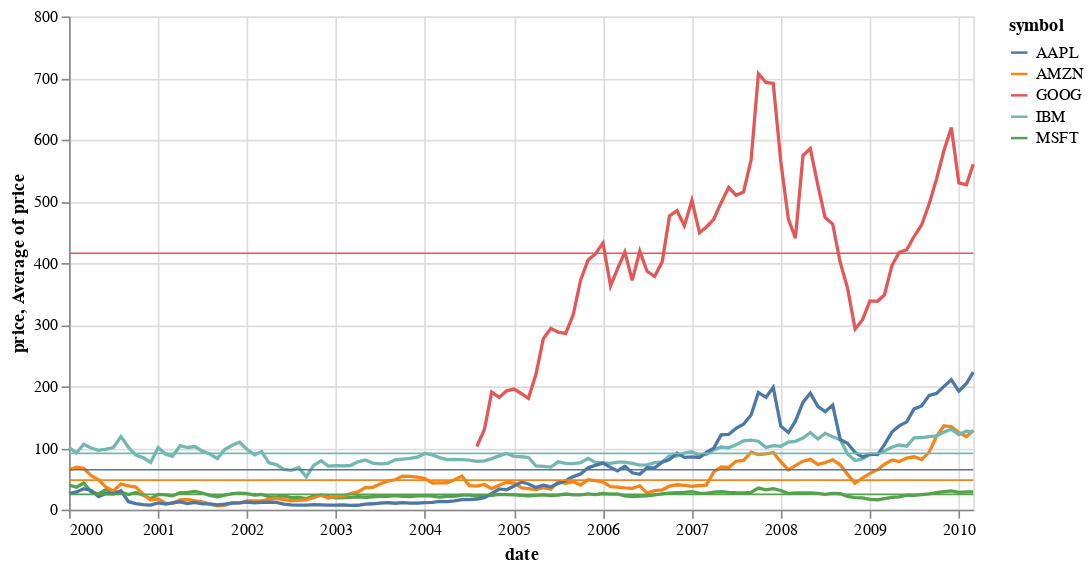

Notebook code cell kept with this figure:
### Code cell
source = data.stocks()

base = alt.Chart(source).properties(width=550)

line = base.mark_line().encode(
    x='date',
    y='price',
    color='symbol'
    
)

rule = base.mark_rule().encode(
    y='average(price)',
    color='symbol',
    size=alt.value(1)
)

line + rule

### Figure 1 — Vega-Lite specification as saved in the notebook (floating-point values rounded to 4 significant figures; data arrays with more than 128 entries replaced by an {"elided": "..."} marker saying what was removed)
{"config": {"view": {"continuousWidth": 400, "continuousHeight": 300}}, "layer": [{"mark": "line", "encoding": {"color": {"type": "nominal", "field": "symbol"}, "x": {"type": "temporal", "field": "date"}, "y": {"type": "quantitative", "field": "price"}}, "width": 550}, {"mark": "rule", "encoding": {"color": {"type": "nominal", "field": "symbol"}, "size": {"value": 1}, "y": {"type": "quantitative", "aggregate": "average", "field": "price"}}, "width": 550}], "data": {"name": "data-96e857a61c6b623bafe23440d582a500"}, "$schema": "https://vega.github.io/schema/vega-lite/v4.8.1.json", "datasets": {"data-96e857a61c6b623bafe23440d582a500": {"elided": "560 records"}}}
